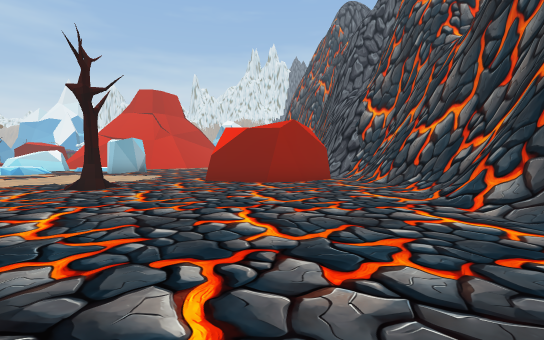
view 1 (above)

24 first-person views from a walk through a scene from a Unity 3-D project. The camera is 1.2 m above the floor, tilts 2° down and sees 85° across. The floor is counted in squares, 2 m on a side. Each view is taken from the middle of a square. On the plan, view 1 faces up. The plan holds only what a view shows up to about 9 squares ahead; the rest is blank. The place goes on beyond the plan. The player is left out.

view 2
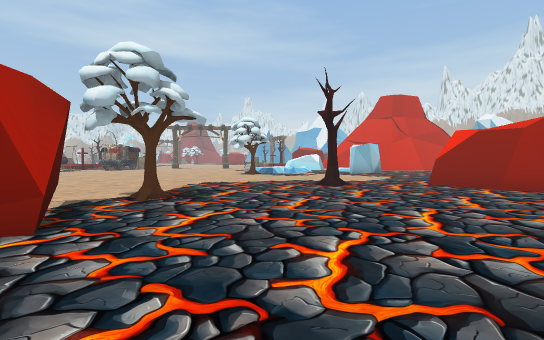

view 3
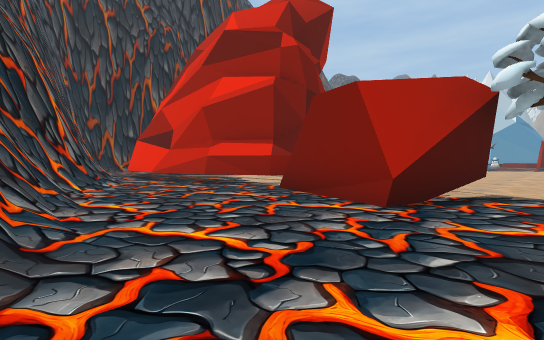

view 4
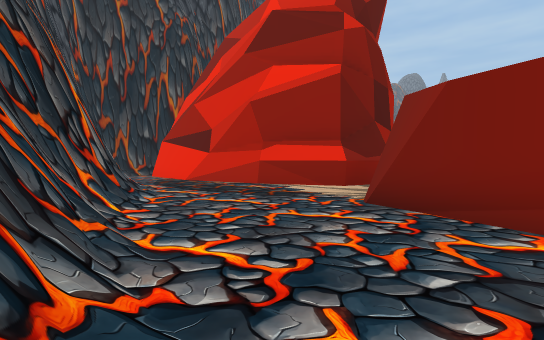

view 5
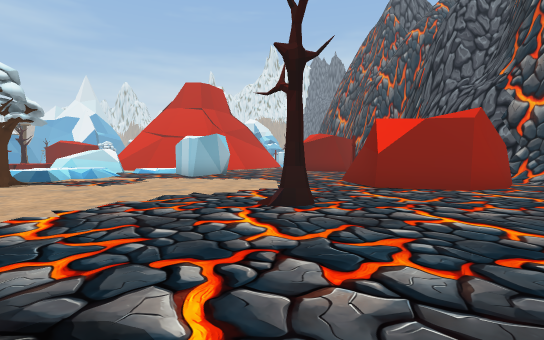

view 6
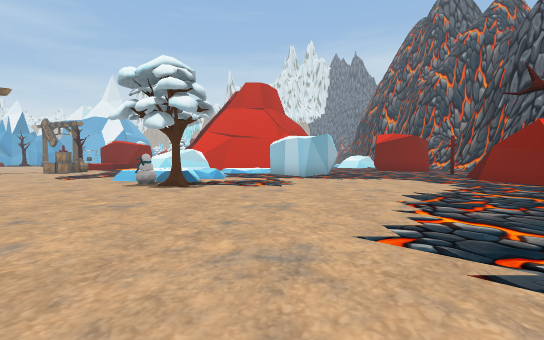

view 7
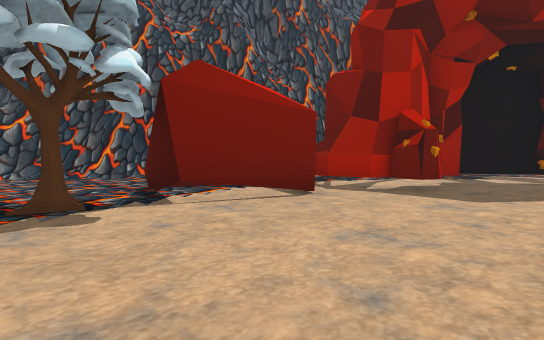

view 8
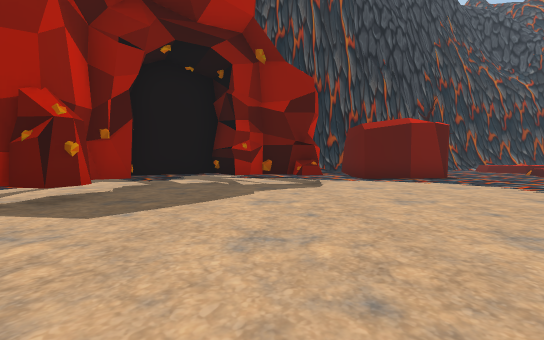

view 9
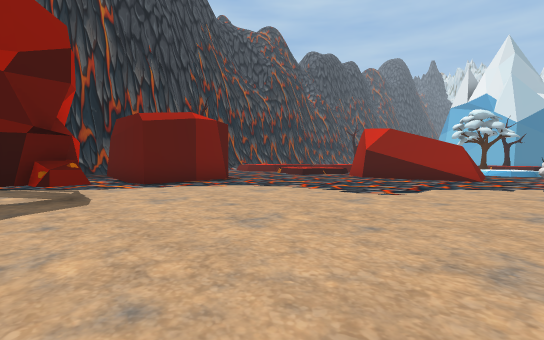

view 10
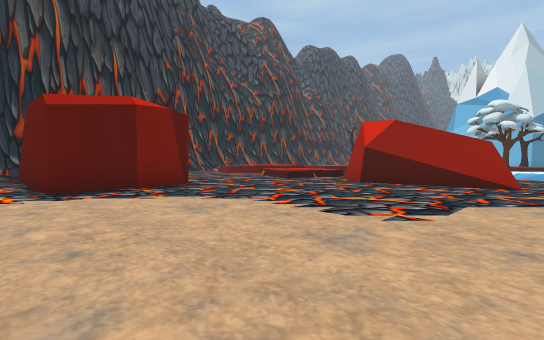

view 11
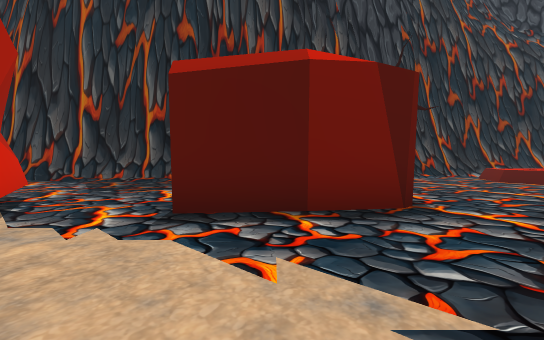

view 12
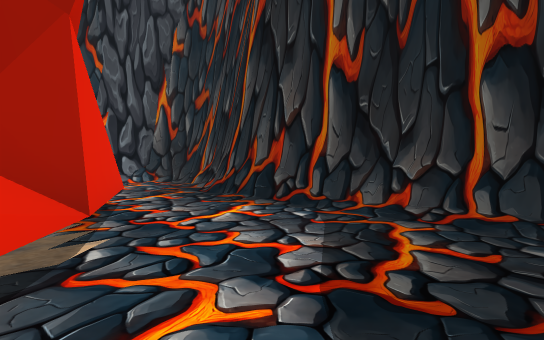

view 13
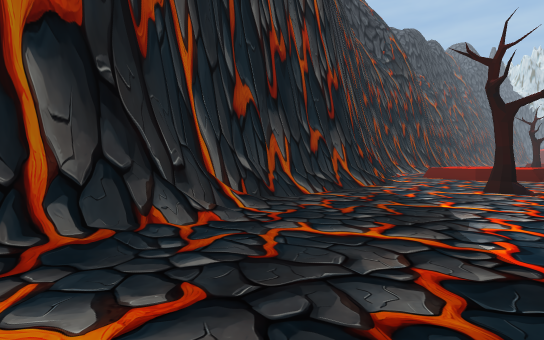

view 14
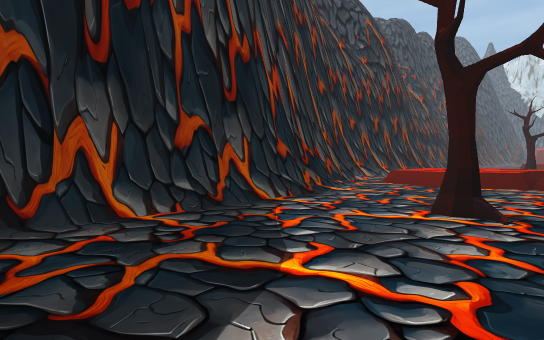

view 15
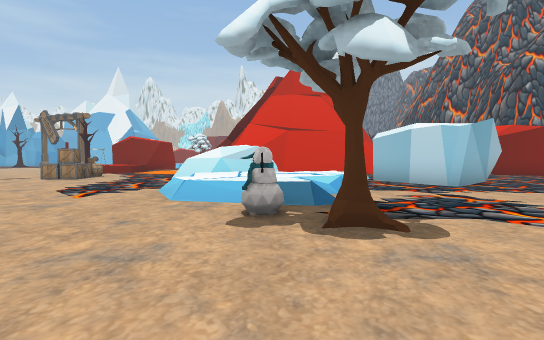

view 16
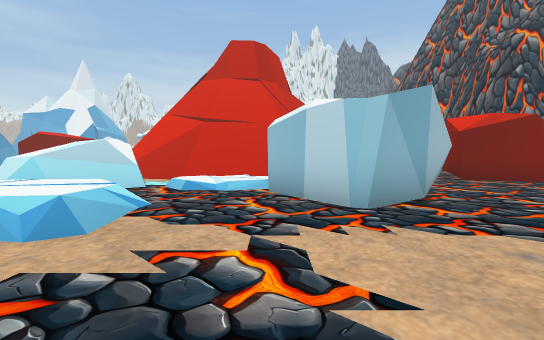

view 17
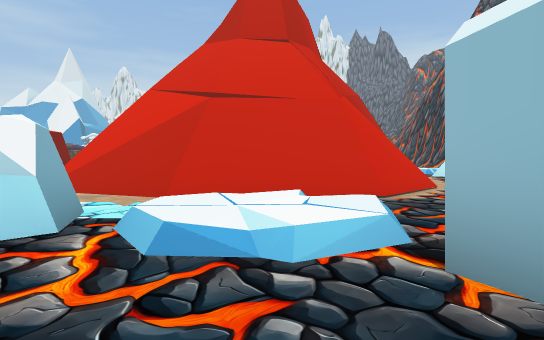

view 18
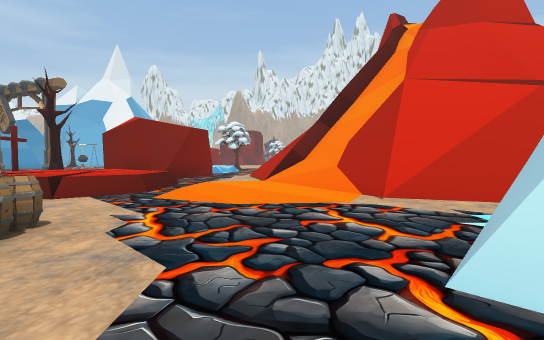

view 19
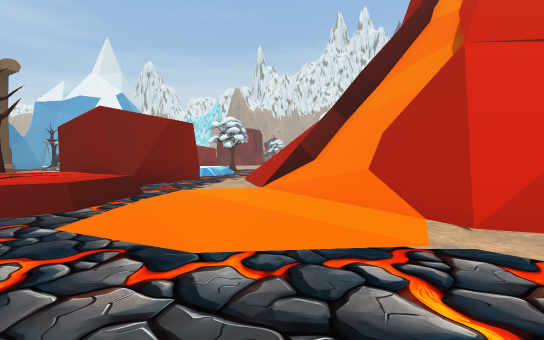

view 20
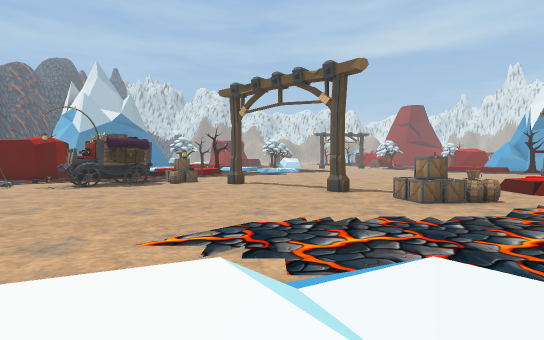

view 21
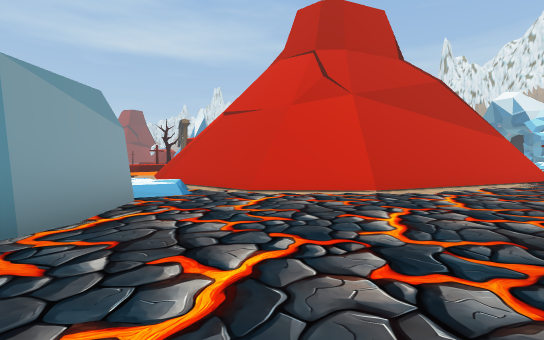

view 22
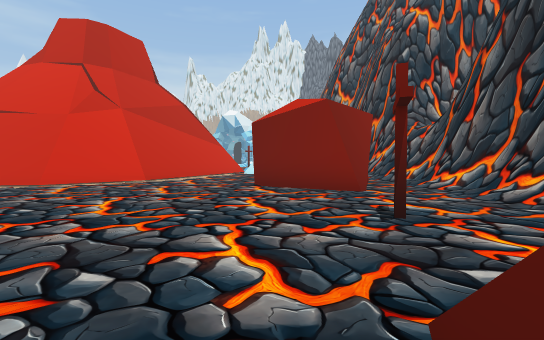

view 23
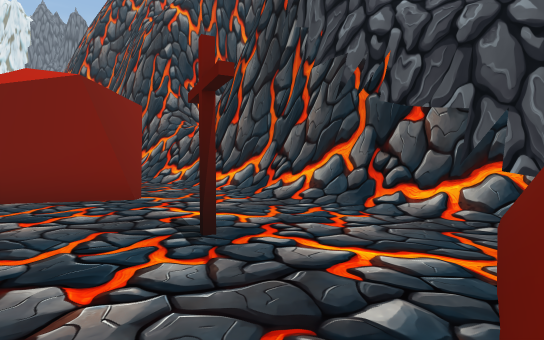

view 24
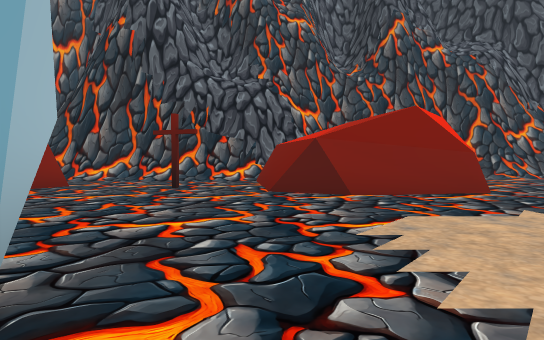

### Floor plan
Key: @ floor where view 1 was taken; # wall or solid block; . main floor; : floor 0.25 m higher than the main floor; + floor 0.5 m higher than the main floor; * floor 0.75 m higher than the main floor; / step, stairs or slope; = window, fence, low wall or low ledge; ^ raised ledge; v drop or lower ground; T tree; R rock; O other object.
Columns run from 20 left of view 1 to 4 right of it. Each row starts with its distance up from view 1.
 25   #.//          #=
 24 ###..//  #      #
 23  #R..=/#^#   ####.
 22 ==.../=#=#^^#^##..
 21 ===.../##=//==##..   /#
 20 ==*.../=/=///=#...R  /#
 19 ===....=/////v=...   .#
 18  ......////###....## .#
 17   .....././/.......#R.#
 16   OO...RRR:+/.........#
 15 ..OO..RRRR//##........#
 14 .#...../R:...##....O..#
 13 ....... ++/..#R.......#
 12 .......//+/........####
 11 ......./++/........#   #
 10 ......../O/.......##  .#
  9 .........OT.......####.##
  8 ...................##..##
  7 .....  ................/#
  6 ....    ........T....../#
  5 O..      ............../#
  4           .............##
  3            ............#
  2            ............#
  1            ....T.......#
  0           .....#R...@.
 -1          ......###.../
 -2  .............R###...#
 -3 ................R....#
 -4 #............####....#
 -5 #.............  #...##
 -6 #............#  ##./##
 -7 #........#.#.#   #.##
 -8 /........#####   #.#
 -9   .......##      ###
-10   ..####..##     #
-11  ...R  R...##
-12 /...........##
-13 ...T.............
-14 ^...........=#.../#
-15 ........########/##
-16 .########      ###
-17 ##

Positions as (right, up) in squares from view 1, and headings:
1: (0, 0), facing up
2: (1, -1), facing up-left
3: (1, 1), facing down-left
4: (1, -1), facing down-left
5: (-4, 2), facing up
6: (-8, 2), facing up
7: (-9, 2), facing down-right
8: (-10, 0), facing down
9: (-10, -2), facing down-left
10: (-12, -3), facing down-left
11: (-14, -6), facing down
12: (-11, -11), facing down-right
13: (-10, -12), facing down-left
14: (-13, -12), facing down-left
15: (-11, 6), facing up
16: (-8, 9), facing up
17: (-9, 13), facing up
18: (-15, 14), facing up
19: (-15, 16), facing up
20: (-11, 12), facing left
21: (-3, 14), facing up-left
22: (-2, 11), facing up
23: (-2, 12), facing up-right
24: (-7, 12), facing right
